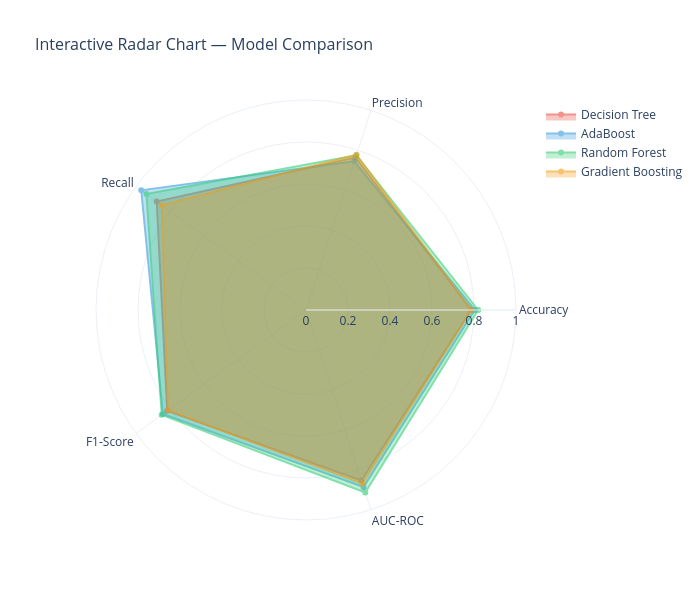

The code cell stored with this chart in its notebook:
### Code cell
# Interactive model comparison radar chart
categories = ['Accuracy', 'Precision', 'Recall', 'F1-Score', 'AUC-ROC']

fig = go.Figure()

model_colors = {'Decision Tree': '#e74c3c', 'AdaBoost': '#3498db',
                'Random Forest': '#2ecc71', 'Gradient Boosting': '#f39c12'}

for name, (model, preds, probs) in model_objects.items():
    fpr, tpr, _ = roc_curve(y_test, probs)
    values = [
        accuracy_score(y_test, preds),
        precision_score(y_test, preds),
        recall_score(y_test, preds),
        f1_score(y_test, preds),
        auc(fpr, tpr)
    ]
    fig.add_trace(go.Scatterpolar(
        r=values + [values[0]],
        theta=categories + [categories[0]],
        fill='toself', name=name,
        line=dict(color=model_colors[name]),
        opacity=0.6
    ))

fig.update_layout(
    polar=dict(radialaxis=dict(visible=True, range=[0, 1])),
    title='Interactive Radar Chart — Model Comparison',
    title_font_size=16, template='plotly_white',
    width=700, height=600, showlegend=True
)
fig.show()

### Figure 1 — Plotly figure (JSON) as saved in the notebook; plotly's stock layout.template omitted (floating-point values rounded to 4 significant figures)
{"data": [{"fill": "toself", "line": {"color": "#e74c3c"}, "name": "Decision Tree", "opacity": 0.6, "r": [0.7869, 0.7632, 0.8788, 0.8169, 0.8534, 0.7869], "theta": ["Accuracy", "Precision", "Recall", "F1-Score", "AUC-ROC", "Accuracy"], "type": "scatterpolar"}, {"fill": "toself", "line": {"color": "#3498db"}, "name": "AdaBoost", "opacity": 0.6, "r": [0.8033, 0.7442, 0.9697, 0.8421, 0.8869, 0.8033], "theta": ["Accuracy", "Precision", "Recall", "F1-Score", "AUC-ROC", "Accuracy"], "type": "scatterpolar"}, {"fill": "toself", "line": {"color": "#2ecc71"}, "name": "Random Forest", "opacity": 0.6, "r": [0.8197, 0.775, 0.9394, 0.8493, 0.9134, 0.8197], "theta": ["Accuracy", "Precision", "Recall", "F1-Score", "AUC-ROC", "Accuracy"], "type": "scatterpolar"}, {"fill": "toself", "line": {"color": "#f39c12"}, "name": "Gradient Boosting", "opacity": 0.6, "r": [0.7869, 0.7778, 0.8485, 0.8116, 0.869, 0.7869], "theta": ["Accuracy", "Precision", "Recall", "F1-Score", "AUC-ROC", "Accuracy"], "type": "scatterpolar"}], "layout": {"height": 600, "polar": {"radialaxis": {"range": [0, 1], "visible": true}}, "showlegend": true, "title": {"font": {"size": 16}, "text": "Interactive Radar Chart — Model Comparison"}, "width": 700}}
